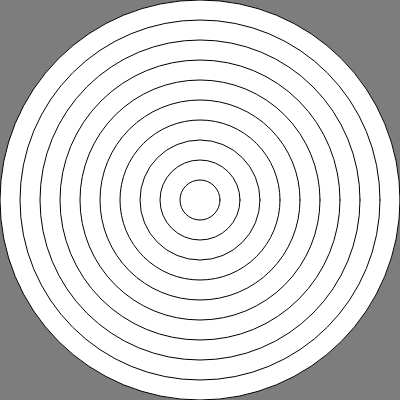
Frame 1 (no input)
Frame 60 (no input): identical to frame 1, image omitted
Frame 120 (the mouse pressed at the canvas centre since frame 60): identical to frame 1, image omitted

The p5.js sketch that drew this single still picture (run headless with seeded random() and noise() and a simulated clock; from frame 60 on, the mouse is pressed at the canvas centre):

// p5.js sketch
// ── sketch.js
function setup() {
  createCanvas(400, 400);
}

function draw() {
  background(125);
  
  // let circleSize = 400;
  // while (circleSize >= 40) {
  //   ellipse(200, 200, circleSize, circleSize);
  //   circleSize -= 40;
  // }
  
  for (let circleSize = 400; circleSize >= 40; circleSize -= 40) {
    ellipse(200, 200, circleSize, circleSize);
  }
}
